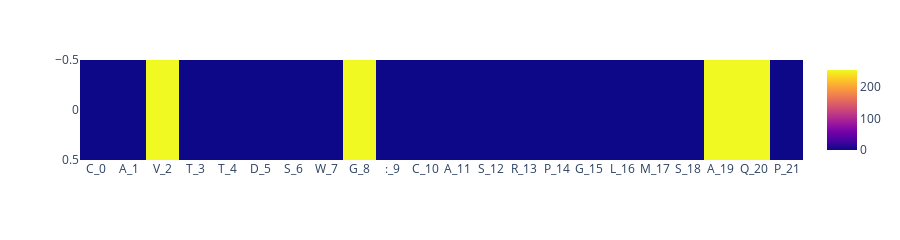

The notebook cell this image was saved under:
### Markdown cell above
## 4ftv (After Mutation)

### Code cell
pdbid = '4FTV'

alphachain = 'D'
betachain = 'E'
epitopechain = 'C'
mhcchain = 'A'

peptide = 'LLFGYPVYV'
cdr_alpha = 'CAVTTDSWG'
cdr_beta = 'CASRPGLAGGRP'.replace('AGGR', 'MSAQ')

alpha_begins = 90
alpha_ends = 102
alpha_tickers = [90,91,92,93,98,99,100,101,102]
beta_begins = 92
beta_ends = 103
beta_tickers = [92,93,94,95,96,97,98,99,100,101,102, 103]

assert len(cdr_alpha) == len(alpha_tickers) 
assert len(cdr_beta) == len(beta_tickers) 

cdrs = [f'{alphachain}0{ii:03d}' for ii in alpha_tickers] + [':'] +\
[f'{betachain}0{ii:03d}' for ii in beta_tickers]


HbondsCDR_list = []
Hbonds_list = []
df_donor_acceptor = get_donoar_acceptor(pdbid)
print('resname, #hbond, #hbond_cdrs')
for ii in alpha_tickers:
    res = f'{alphachain}0{ii:03d}'
    bonds = df_donor_acceptor[
        (df_donor_acceptor[['donor_4digit','acceptor_4digit']] == res).any(axis=1)]
    #display(bonds)
    Hbonds_list.append(len(bonds))
    bonds_cdrs = bonds.query('donor_chain_identifier==acceptor_chain_identifier')
    bonds_cdrs = bonds_cdrs.query(
        '((donor_res_seq_num > 88) and (donor_res_seq_num < 108)) and ((acceptor_res_seq_num > 88) and (acceptor_res_seq_num < 108))')
    
    #print(res, len(bonds), len(bonds_cdrs) )
    HbondsCDR_list.append(len(bonds_cdrs))

Hbonds_list.append(":")
HbondsCDR_list.append(":")

print('')
print('resname, #hbond, #hbond_cdrs')
for ii in beta_tickers:
    res = f'{betachain}0{ii:03d}'
    bonds = df_donor_acceptor[
        (df_donor_acceptor[['donor_4digit','acceptor_4digit']] == res).any(axis=1)]
    
    Hbonds_list.append(len(bonds))
    
    bonds_cdrs = bonds.query('donor_chain_identifier==acceptor_chain_identifier')
    bonds_cdrs = bonds_cdrs.query(
        '((donor_res_seq_num > 88) and (donor_res_seq_num < 108)) and ((acceptor_res_seq_num > 88) and (acceptor_res_seq_num < 108))')
    
    #print(res, len(bonds), len(bonds_cdrs) )
    HbondsCDR_list.append(len(bonds_cdrs))

attended_tcrs, attended_peps = get_attended(cdr_alpha, cdr_beta, peptide)
temp = attended_tcrs.to_frame().rename(columns={0:'is_attention_large'})
temp['cdrs'] = cdrs
temp['#Hbonds'] = Hbonds_list
temp['#Hbonds_cdr'] = HbondsCDR_list
temp['AA_type'] = temp.reset_index()['index'].apply(lambda x: x.split('_')[0]).values

display(temp.T) #, attended_peps
display(px.imshow(attended_tcrs.to_frame().T, 
                  aspect="auto",
                  height=200
                 ))
plt.show()
display(attended_peps.to_frame().T) #, attended_peps

### Figure 1 — Plotly figure (JSON) as saved in the notebook; plotly's stock layout.template omitted (floating-point values rounded to 4 significant figures)
{"data": [{"coloraxis": "coloraxis", "hovertemplate": "x: %{x}<br>y: %{y}<br>color: %{z}<extra></extra>", "name": "0", "type": "heatmap", "x": ["C_0", "A_1", "V_2", "T_3", "T_4", "D_5", "S_6", "W_7", "G_8", ":_9", "C_10", "A_11", "S_12", "R_13", "P_14", "G_15", "L_16", "M_17", "S_18", "A_19", "Q_20", "P_21"], "xaxis": "x", "y": [0], "yaxis": "y", "z": [[0, 0, 255, 0, 0, 0, 0, 0, 255, 0, 0, 0, 0, 0, 0, 0, 0, 0, 0, 255, 255, 0]]}], "layout": {"coloraxis": {"colorscale": [[0, "#0d0887"], [0.1111, "#46039f"], [0.2222, "#7201a8"], [0.3333, "#9c179e"], [0.4444, "#bd3786"], [0.5556, "#d8576b"], [0.6667, "#ed7953"], [0.7778, "#fb9f3a"], [0.8889, "#fdca26"], [1, "#f0f921"]]}, "height": 200, "margin": {"t": 60}, "xaxis": {"anchor": "y", "domain": [0, 1]}, "yaxis": {"anchor": "x", "autorange": "reversed", "domain": [0, 1]}}}
